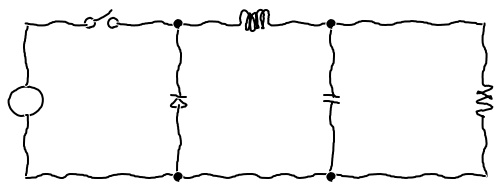
#> input picture images/sample.jpg, 502 x 189 px
$ python hough_line_transform_v6.py
#> lines starting #> are read from the running program, lines starting #| are printed output that depends on the picture; after the words box and inside, x2 and y2 are one past the last pixel; in counts of white or black regions, pixels touching at a corner belong together; long printed decimals are rounded
"""
@brief This program demonstrates line finding with the Hough transform
"""
import sys
import math
import cv2
import numpy as np
from sklearn.cluster import KMeans

import config as myconfig

class NODE_DETECTION():
    def __init__(self):
        pass

    def houghTransform(self, src, fwidth, fheight):
        # Detect edges
        dst = cv2.Canny(src, 50, 200, None, 3)

        # Copy edges to the images that will display the results in BGR
        cdst = cv2.cvtColor(dst, cv2.COLOR_GRAY2BGR)
        cdstP = np.copy(cdst)

        lines = cv2.HoughLines(dst, rho=1, theta=np.pi/180, threshold=myconfig.LINES_THERESHOLD, lines=None, srn=0, stn=0)
        print('No. of lines: ', len(lines))
        horizontal_lines = list()
        vertical_lines = list()

        if lines is not None:
            for i in range(0, len(lines)):
                rho = lines[i][0][0]
                theta = lines[i][0][1]
                a = math.cos(theta)
                b = math.sin(theta)
                x0 = a * rho
                y0 = b * rho
                x1, y1 = int(x0 + 1000 * (-b)), int(y0 + 1000 * (a))
                x2, y2 = int(x0 - 1000 * (-b)), int(y0 - 1000 * (a))
                pt1 = (x1, y1)
                pt2 = (x2, y2)

                ### Separate out the perfect horizontal and vertical lines
                try:
                    slope = abs(float("inf") if (x1 == x2) else (y2 - y1) / (x2 - x1))
                    if slope >= 0 and slope < 1:
                        if myconfig.STRETCH_LINE: # Stretch horizontal line to the image width/height
                            horizontal_lines.append([(0, pt1[1]), (fwidth, pt2[1])])
                        else:
                            horizontal_lines.append([pt1, pt2])
                    elif (slope > 1 and slope < 1e10) or slope == float('inf'):
                        if myconfig.STRETCH_LINE:
                            vertical_lines.append([(pt1[0], 0), (pt2[0], fheight)])
                        else:
                            vertical_lines.append([pt1, pt2])
                except Exception as e:
                    print(e)

        # if myconfig.DEBUG_FLAG:
        #     print('[INFO]: Horizontal lines: ', horizontal_lines)
        #     print('[INFO]: Vertical Lines: ', vertical_lines)

        return src, horizontal_lines, vertical_lines

    # [303 lines left out: function findNodes, not called in this run]


def main():
    node_det = NODE_DETECTION()

    img = cv2.imread(myconfig.SOURCE)
#> img is the input picture: shape (189, 502, 3); min 0, max 255, mean 243.9
    frameDubug = img.copy()
    fheight, fwidth = img.shape[:2]
#> fheight = 189; fwidth = 502
    print('Img_height={}, Img_widdth={}'.format(fheight, fwidth))
#| Img_height=189, Img_widdth=502

    # Check if image is loaded fine
    if img is None:
        print('Error opening image!')
        print('Usage: hough_lines.py [image_name -- default ' + img + '] \n')
        return -1

    ### Lines detection using HOUGHTRANSFORM
    frameDebug, horizontal_lines, vertical_lines = node_det.houghTransform(img, fwidth, fheight)
#> in houghTransform, `dst = cv2.Canny(src, 50, 200, None, 3)`:
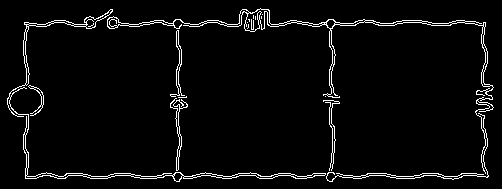
#> dst: shape (189, 502); 4% white in thin lines or dots, all inside (x1, y1, x2, y2) = (7, 8, 494, 182)
#> in houghTransform, `lines = cv2.HoughLines(dst, rho=1, theta=np.pi/180, threshold=myconfig..`: lines = [[175, 1.57], [23, 1.57], [173, 1.57], [178, 1.57]]
#| No. of lines:  4
#> the loop in houghTransform, `for i in range(0, len(lines)):` made 4 passes
#> (rho, x0, y0, y1, y2, pt1, pt2) on passes 1 to 4: (175, -7.65e-06, 175, 174, 175, (-1000, 174), (999, 175)), (23, -1.01e-06, 23, 22, 23, (-1000, 22), (999, 23)), (173, -7.56e-06, 173, 172, 173, (-1000, 172), (999, 173)), (178, -7.78e-06, 178, 177, 178, (-1000, 177), (999, 178))
#> after the loop in houghTransform, `for i in range(0, len(lines)):`: horizontal_lines = [[(0, 174), (502, 175)], [(0, 22), (502, 23)], [(0, 172), (502, 173)], [(0, 177), (502, 178)]]; vertical_lines = []
#> vertical_lines = []

    ### Node detection using Point-of-Intersection method
    if len(horizontal_lines)>0 and len(vertical_lines)>0:
        frameDebug = node_det.findNodes(img, fheight, fwidth, horizontal_lines, vertical_lines)
    else:
        print('[ERROR]: Horizontal and vertical lines are not detected!')
        sys.exit(0)
#> (the program exits here)

$ run again, with images/image.jpg copied over images/sample.jpg
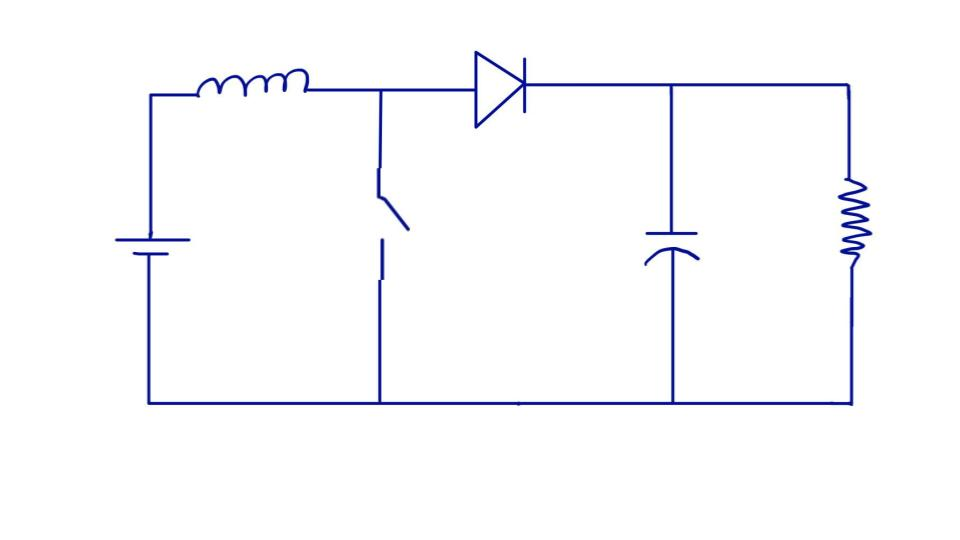
#> input picture images/image.jpg, 960 x 540 px
#> in main, img is the input picture: shape (540, 960, 3); mean B, G, R 252.3, 250.2, 250
#| Img_height=540, Img_widdth=960
#> in houghTransform, `dst = cv2.Canny(src, 50, 200, None, 3)`:
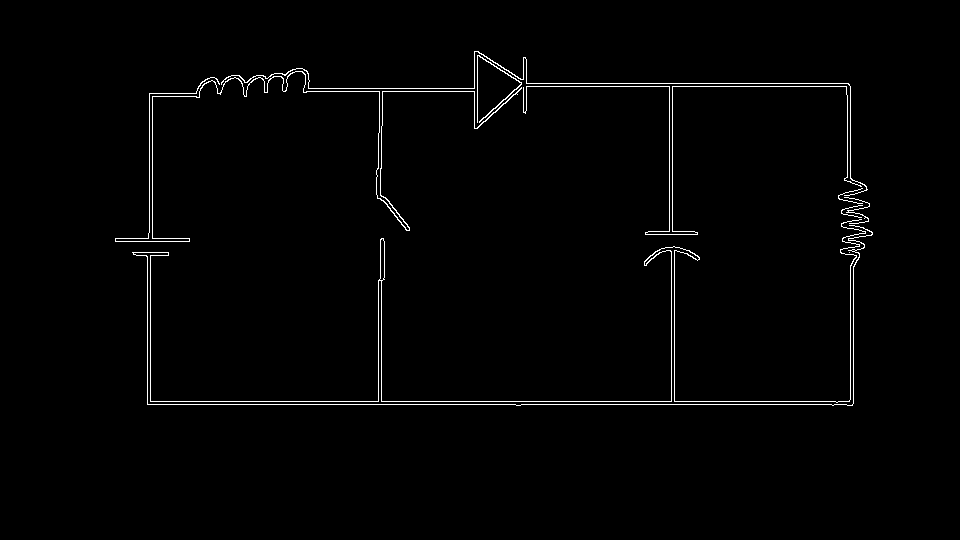
#> dst: shape (540, 960); 1.3% white in thin lines or dots, all inside (x1, y1, x2, y2) = (115, 51, 873, 406)
#> lines = 20 rows, first 8: [401, 1.57], [404, 1.57], [83, 1.57], [86, 1.57], [850, 0], [96, 1.55], [88, 1.57], [91, 1.57]
#| No. of lines:  20
#> the loop in houghTransform, `for i in range(0, len(lines)):` made 20 passes
#> (rho, theta, a, b, x0, y0, x1, y1) on passes 1 to 8: (401, 1.57, -4.37e-08, 1, -1.75e-05, 401, -1000, 400), (404, 1.57, -4.37e-08, 1, -1.77e-05, 404, -1000, 403), (83, 1.57, -4.37e-08, 1, -3.63e-06, 83, -1000, 82), (86, 1.57, -4.37e-08, 1, -3.76e-06, 86, -1000, 85), (850, 0, 1, 0, 850, 0, 850, 1000), (96, 1.55, 0.0175, 1, 1.68, 95.99, -998, 113), (88, 1.57, -4.37e-08, 1, -3.85e-06, 88, -1000, 87), (91, 1.57, -4.37e-08, 1, -3.98e-06, 91, -1000, 90)
#> after the loop in houghTransform, `for i in range(0, len(lines)):`: horizontal_lines = [[(0, 400), (960, 401)], [(0, 403), (960, 404)], [(0, 82), (960, 83)], [(0, 85), (960, 86)], [(0, 113), (960, 78)], [(0, 87), (960, 88)], [(0, 90), (960, 91)], [(0, 116), (960, 81)], [(0, 55), (960, 90)]]; vertical_lines = 11 items
#> the loop in findNodes, `for hline, vline in zip(horizontal_lines, vertical_lines):` made 9 passes
#> hline_ymin = 55
#> hline_ymax = 404
#> hline_yavg = 229
#> vline_xmin = 147
#> vline_xmax = 853
#> vline_xavg = 500
#> hline_ref = [(0, 229), (960, 229)]
#> vline_ref = [(500, 0), (500, 540)]
#> in findNodes, `a2 = vline_ref[0][1] - vline_ref[1][1]`: a2 = -540
#> in findNodes, `b2 = vline_ref[1][0] - vline_ref[0][0]`: b2 = 0
#> in findNodes, `c2 = vline_ref[1][1] * vline_ref[0][0] - vline_ref[1][0] * vline_ref[0..`: c2 = 270000
#> the loop in findNodes, `for idx, hline in enumerate(horizontal_lines):` made 9 passes
#> after the loop in findNodes, `for idx, hline in enumerate(horizontal_lines):`: intersect_pts = [(500, 400), (500, 403), (500, 82), (500, 85), (500, 94), (500, 87), (500, 90), (500, 97), (500, 73)]
#> in findNodes, `a1 = hline_ref[0][1] - hline_ref[1][1]`: a1 = 0
#> in findNodes, `c1 = hline_ref[1][1] * hline_ref[0][0] - hline_ref[1][0] * hline_ref[0..`: c1 = -219840
#> the loop in findNodes, `for idx, vline in enumerate(vertical_lines):` made 11 passes
#> after the loop in findNodes, `for idx, vline in enumerate(vertical_lines):`: intersect_pts = [(500, 400), (500, 403), (500, 82), (500, 85), (500, 94), (500, 87), (500, 90), (500, 97), (500, 73), (850, 229), (381, 229), (853, 229), (378, 229), (674, 229), (671, 229), (147, 229), (669, 229), (150, 229), (152, 229), (380, 229)]
#| [INFO]: Intersectiion Points:  20
#> the loop in findNodes, `for center in kmeans.cluster_centers_:` made 6 passes
#> after the loop in findNodes, `for center in kmeans.cluster_centers_:`:
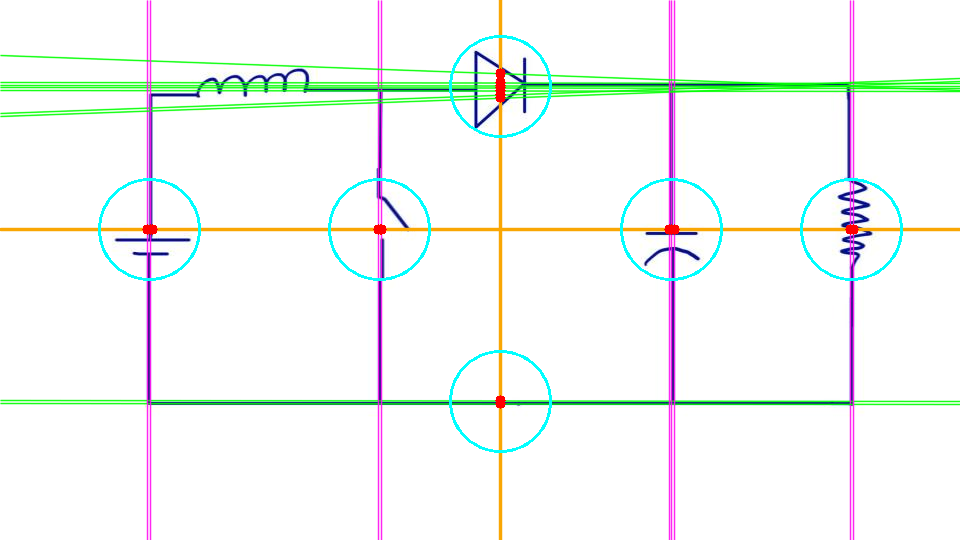
#> src: shape (540, 960, 3); mean B, G, R 244.9, 247.9, 243.7
#| [[379.667 229.        ]
#|  [671.333 229.        ]
#|  [500.          86.857]
#|  [149.667 229.        ]
#|  [500.         401.5       ]
#|  [851.5        229.        ]]
